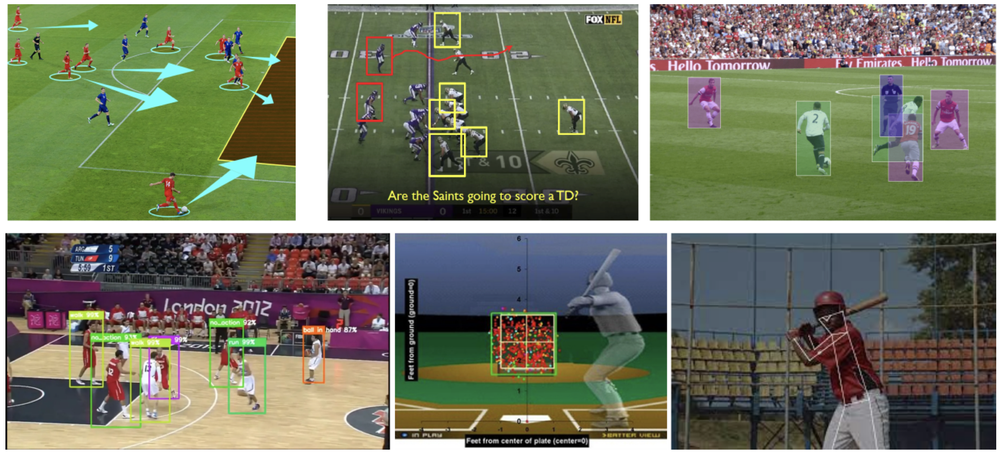
#> input picture applications.png, 1000 x 453 px, shrunk from 2388 x 1082 before the run, given in place of camera, which was not available
$ python final-dataset-2.py
#> lines starting #> are read from the running program, lines starting #| are printed output that depends on the picture; after the words box and inside, x2 and y2 are one past the last pixel; in counts of white or black regions, pixels touching at a corner belong together
""" final-exam_ROI.py
    USAGE:

    $ python final-exam_ROI.py --video_file football-field-cropped-video.mp4

    Code to detect an object inside an input video by varying the HSV values after converting the video to this format.

Authors:
+ Jenyfer Eugenia Toj López- jenyfer.toj@udem.edu
+ Julio Enrique Martinez Robledo- julio.martinezr@udem.edu
* Ian Luis Ramirez Mora - ian.ramirez@udem.edu


Institution: Universidad de Monterrey
Subject: Computational Vision
Lecturer: Dr. Andrés Hernández Gutiérrez

Date of creation: May 1st 2023
Last update: May 16th 2023
"""

# -----------------------  Import standard libraries ----------------------- #
from __future__ import print_function
import cv2
import argparse
import numpy as np
import matplotlib.pyplot as plt
from time import strftime, gmtime

def get_pixel_coordinates(event, x, y, flags, param):
    """
        This function responds to an event of clicking to assign the coordinates
            :param event: type of event occurred with the mouse
            :param x: coordinate x of the pixel clicked
            :param y: coordinate y of the pixel clicked
            :param flags: flag to identify certain events with the mouse wheel
            :return: void
            """
    global coordinates
    global field_done
    # print(f"Current selected pixel (x,y): {x, y}")

    if event == cv2.EVENT_LBUTTONDOWN:
        print(f"Left button pressed. Pixel clicked (x,y): {x, y}")
        coord_list.append((x, y))
    elif flags == cv2.EVENT_FLAG_CTRLKEY:
        print("Field selected")
        field_done = 1

# ------------------ Define and initialize variables ---------------------- #
coord_list = list()
field_done = 0
co, ci, cd = 0, 0, 0
window_capture_name, window_output_name = 'Input video', 'Output video'

# ------------------ Parse data from the command line terminal ------------- #
parser = argparse.ArgumentParser(description='Vision-based object detection')
parser.add_argument('--video_file', type=str, default='camera', help='Video file used for the object detection process')
args = parser.parse_args()

# ------------------ Read video sequence file ------------------------------ #
cap = cv2.VideoCapture(args.video_file)

# Initialize the background subtractor
bg_subtractor = cv2.createBackgroundSubtractorMOG2()

# Define the minimum contour area for object detection
min_contour_area = 50

# ------------- Create two new windows for visualisation purposes ---------- #
cv2.namedWindow(window_capture_name)
cv2.namedWindow(window_output_name)
cv2.setMouseCallback(window_capture_name, get_pixel_coordinates)

# ------------------------------ Main loop -------------------------------- #
while True:

    if co<1:
    # Read a frame from the video
        ret, frame = cap.read()
#> frame is the input picture: shape (453, 1000, 3); mean B, G, R 96.6, 117.8, 113.7

    # Check if the image was correctly captured
    if frame is None:
        break

    NPOINTS = len(coord_list)

    if field_done == 0:
        # Convert the list of coordinates to NumPy array
        points = np.array(coord_list, dtype=np.int32)
        # Reshape the points array to the required format for cv2.polylines()
        points = points.reshape((-1, 1, 2))
        # Draw the polygon on the image
        cv2.polylines(frame, [points], isClosed=True, color=(0, 0, 255), thickness=2)

    else:
        ret, frame = cap.read()
        cv2.polylines(frame, [points], isClosed=True, color=(0, 255, 0), thickness=2)
        mask_field = np.zeros(frame.shape, dtype=np.uint8)
        cv2.fillPoly(mask_field, [points], color=(0, 255, 0))
        bitwise_AND = cv2.bitwise_and(frame, mask_field)


    if field_done:
        frame_width = int(frame.shape[1])
        frame_height = int(frame.shape[0])

        # Apply background subtraction
        fg_mask = bg_subtractor.apply(bitwise_AND)

        # Remove noise and perform thresholding
        fg_mask = cv2.morphologyEx(fg_mask, cv2.MORPH_OPEN, None)
        _, fg_mask = cv2.threshold(fg_mask, 127, 255, cv2.THRESH_BINARY)

        # Find contours in the foreground mask
        contours, _ = cv2.findContours(fg_mask, cv2.RETR_EXTERNAL, cv2.CHAIN_APPROX_SIMPLE)

        for contour in contours:
            # Filter out small contours
            if cv2.contourArea(contour) > min_contour_area:
                # Draw bounding box around detected objects
                x, y, w, h = cv2.boundingRect(contour)
                cv2.rectangle(frame, (x, y), (x+w, y+h), (0, 255, 0), 2)
                if (x+w/2 < (frame_width-80)/2):
                    ci+=1
                else:
                    cd+=1

    cv2.putText(img=frame, text = f"# Left {ci}, # Right: {cd}", org= (20,50), fontFace = cv2.FONT_HERSHEY_SIMPLEX, fontScale = 0.6, color = (0,0,0), thickness = 2) # Draw text above the rectangle for the time
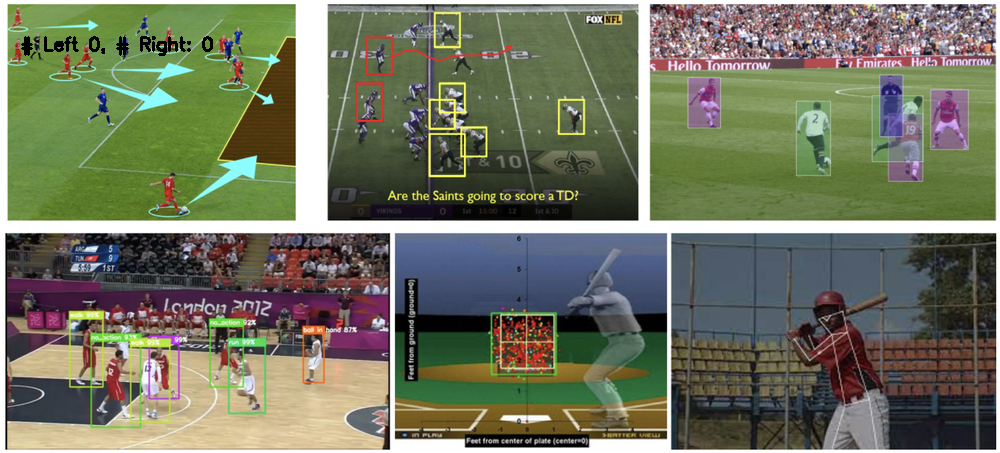
#> frame: shape (453, 1000, 3); 0.27% of pixels changed, all inside (x1, y1, x2, y2) = (21, 36, 213, 56)
    cv2.imshow(window_capture_name, frame) # Visualize both the input video and the object detection windows

    cd, ci = 0, 0

    co=co+1
    # The program finishes if the key 'q' is pressed
    key = cv2.waitKey(5)
#> (key q is pressed here)
    if key == ord('q') or key == 27:
        print("Programm finished, dude!")
        break

cv2.destroyAllWindows() # Destroy all visualisation windows
cap.release() # Destroy 'VideoCapture' object

$ run again, on frame-hls-min.png
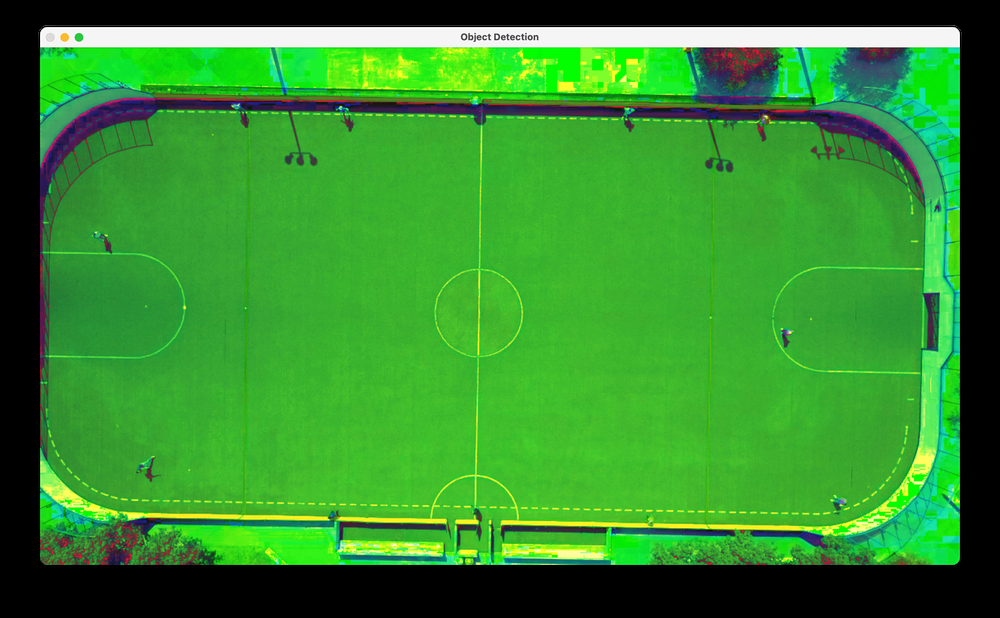
#> input picture frame-hls-min.png, 1000 x 618 px, shrunk from 2784 x 1720 before the run, given in place of camera, which was not available
#> frame is the input picture: shape (618, 1000, 3); mean B, G, R 45.5, 140.7, 52.1
#> `cv2.putText(img=frame, text = f"# Left {ci}, # Right: {cd}", org= (20,..`:
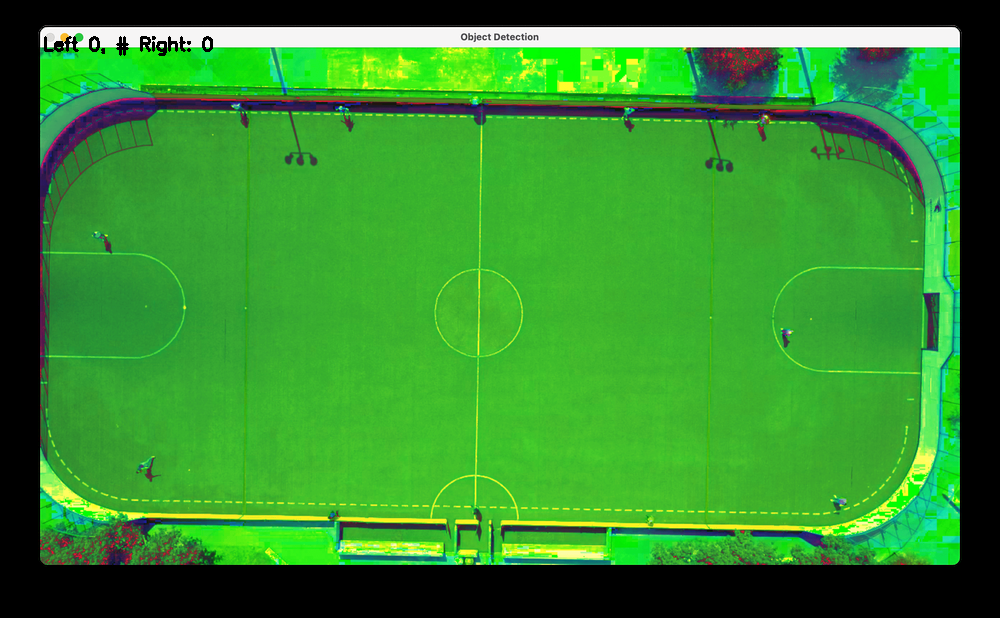
#> frame: shape (618, 1000, 3); 0.18% of pixels changed, all inside (x1, y1, x2, y2) = (44, 36, 213, 56)
